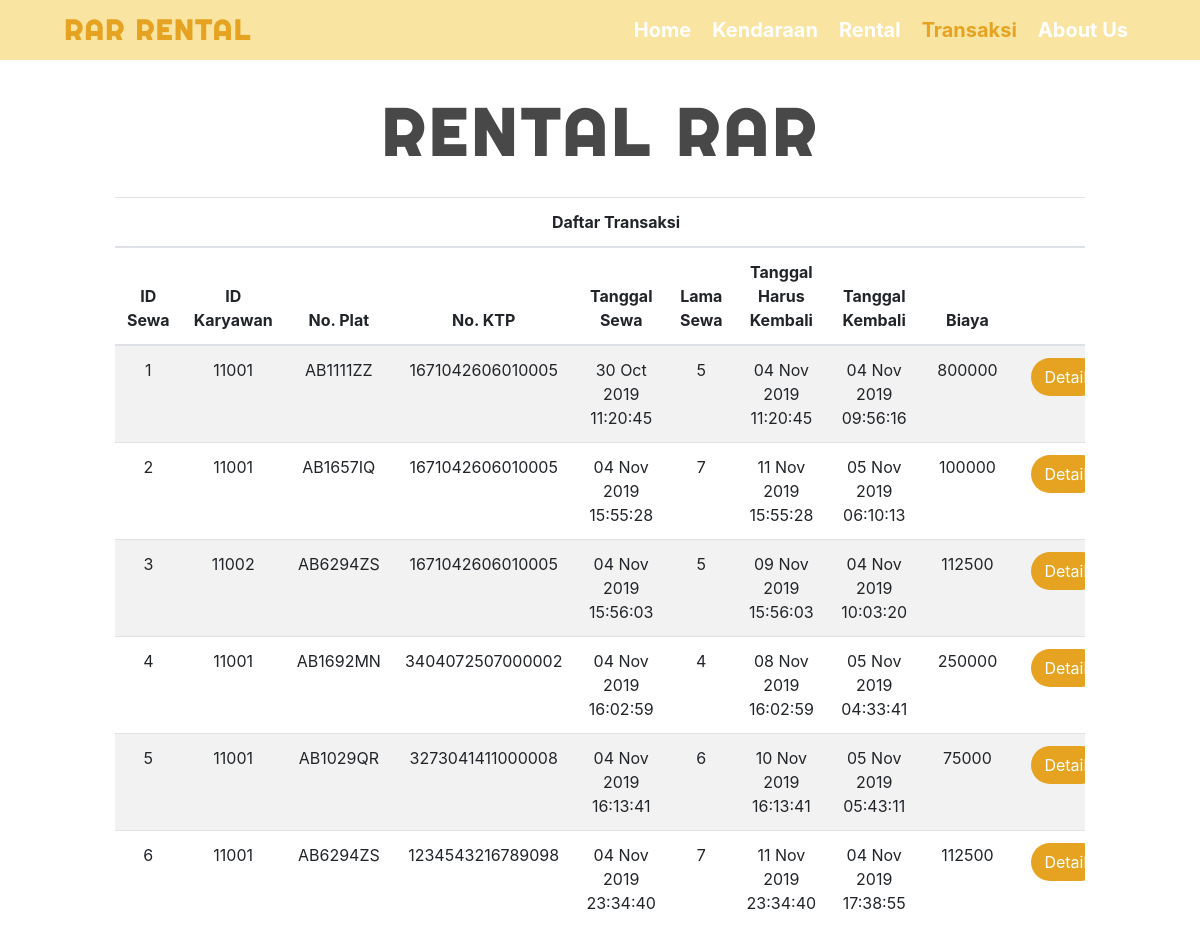
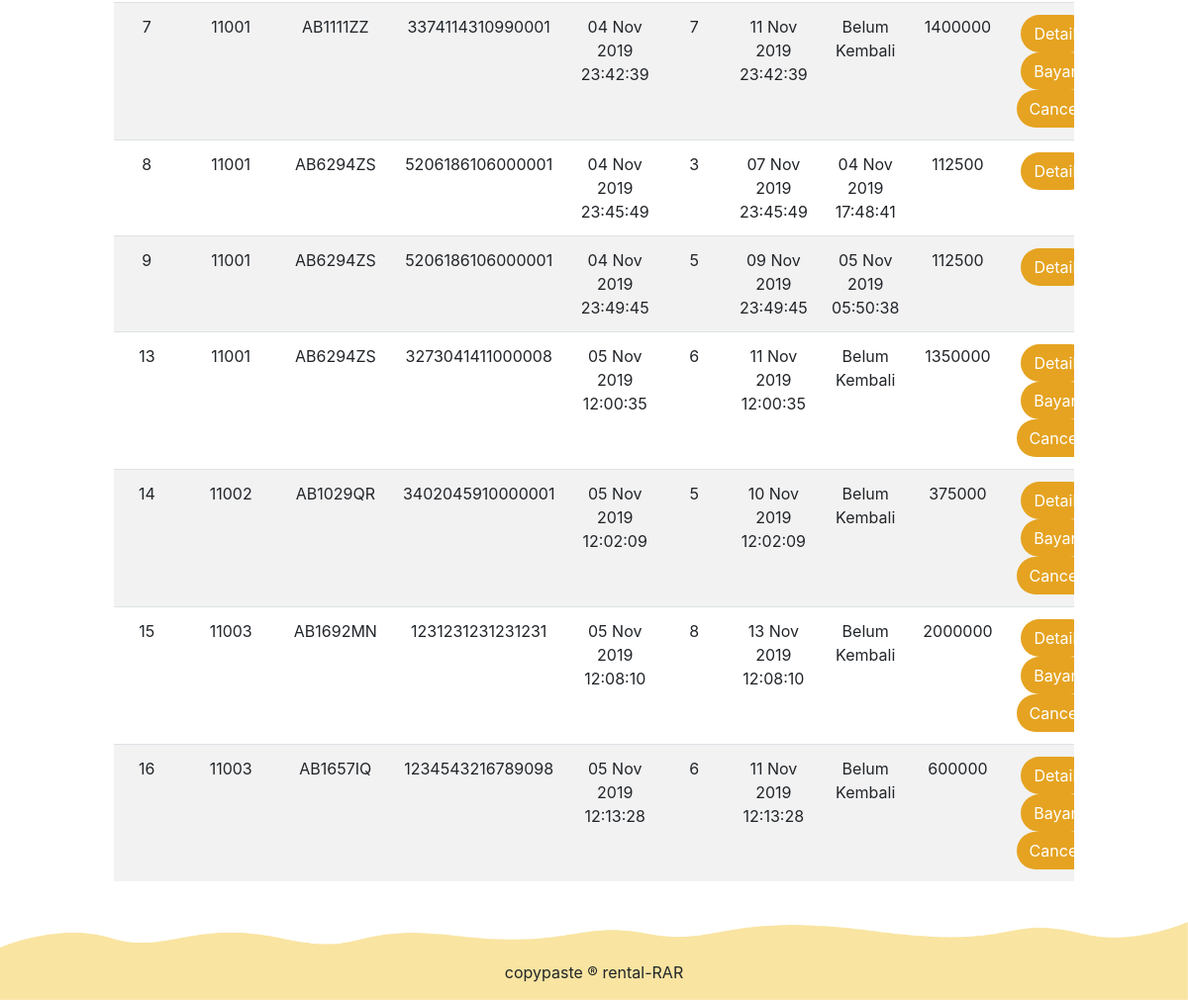
Page /transaksi.php on the committed database (2 pictures, top to bottom).
### tables this page shows
CREATE TABLE `sewa` (
  `sid` int(11) NOT NULL,
  `waktu_sewa` datetime DEFAULT NULL,
  `lama_sewa` int(11) DEFAULT NULL,
  `tgl_kembali` datetime DEFAULT NULL,
  `kembali_seharusnya` datetime DEFAULT NULL,
  `biaya` int(11) DEFAULT NULL,
  `no_plat` varchar(8) DEFAULT NULL,
  `ktp` char(16) DEFAULT NULL,
  `kid` char(5) DEFAULT NULL
);

### transaksi.php (the view, shortened to what this page needs)
<?php
include "koneksi.php";
$query = mysqli_query($link, "SELECT * FROM sewa");
?>
<!DOCTYPE html>
<html lang="en">
<head>
	<link rel="stylesheet" href="https://stackpath.bootstrapcdn.com/bootstrap/4.3.1/css/bootstrap.min.css" />
	<link rel="stylesheet" href="style/style.css" />
</head>
<body class="menu">
	<div class="kendaraan px-5">
		<nav class="navbar navbar-expand-lg navbar-dark bg-transparent">
			<a class="navbar-brand" href="home.php">
				<h3 class="font-weight-bold">RAR RENTAL</h3>
			</a>
			<div class="collapse navbar-collapse justify-content-end" id="navbarNavAltMarkup">
				<div class="navbar-nav">
					<a class="nav-item nav-link" href="home.php">
						<h5 class="font-weight-bold">Home</h5>
					</a>
					<a class="nav-item nav-link" href="mobil.php">
						<h5 class="font-weight-bold">Kendaraan</h5>
					</a>
					<a class="nav-item nav-link" href="rental.php">
						<h5 class="font-weight-bold">Rental</h5>
					</a>
					<a class="nav-item nav-link" href="transaksi.php">
						<h5 class="active font-weight-bold">Transaksi</h5>
					</a>
					<a class="nav-item nav-link" href="about_us.php">
						<h5 class="font-weight-bold">About Us</h5>
					</a>
				</div>
			</div>
		</nav>
	</div>
	<div class="container col-10 rounded" align="center">
		<p class="rental font-weight-bold mt-4">RENTAL RAR</p>
		<table class="table table-striped table-responsive mt-2">
			<thead>
				<tr>
					<th class="text-center" colspan="12">Daftar Transaksi</th>
				</tr>
				<tr class="text-center">
					<th scope="col">ID Sewa </th>
					<th scope="col">ID Karyawan</th>
					<th scope="col">No. Plat</th>
					<th scope="col">No. KTP</th>
					<th scope="col">Tanggal Sewa</th>
					<th scope="col">Lama Sewa</th>
					<th scope="col">Tanggal Harus Kembali</th>
					<th scope="col">Tanggal Kembali</th>
					<th scope="col">Biaya</th>
					<th scope="col"></th>
				</tr>
			</thead>
			<tbody>
				<?php while ($data = mysqli_fetch_array($query)) { ?>
					<tr class="text-center">
						<td><?php echo $data['sid']; ?></td>
						<td><?php echo $data['kid']; ?></td>
						<td><?php echo $data['no_plat']; ?></td>
						<td><?php echo $data['ktp']; ?></td>
						<td>
							<?php
								$tgl_s = $data['waktu_sewa'];
								$tgl_sewa = date("d M Y H:i:s", strtotime($tgl_s));
								echo $tgl_sewa;
								?>
						</td>
						<td><?php echo $data['lama_sewa']; ?></td>
						<td>
							<?php
								$tgl_hk = $data['kembali_seharusnya'];
								$tgl_hrs_k = date("d M Y H:i:s", strtotime($tgl_hk));
								echo $tgl_hrs_k;
								?>
						</td>
						<td>
							<?php
								if ($data['tgl_kembali'] != '0000-00-00 00:00:00') {
									$tgl_k = $data['tgl_kembali'];
									$tgl_back = date("d M Y H:i:s", strtotime($tgl_k));
									echo $tgl_back;
								} else {
									echo "Belum Kembali";
								}
								?>
						</td>
						<td><?php echo $data['biaya']; ?></td>
						<td width="250px">
							<a href="detail_transaksi.php?kode_sewa=<?php echo $data['sid']; ?>"><button class="btn">Detail</button></a>
						<?php if ($data['tgl_kembali'] == '0000-00-00 00:00:00') { ?>
							<a href="update_transaksi.php?kode_sewa=<?php echo $data['sid']; ?>"><button class="btn">Bayar</button></a>
							<a href="cancel_transaksi.php?kode_sewa=<?php echo $data['sid']; ?>"><button class="btn">Cancel</button></a>
						</td>
						<?php } ?>
					</tr>
				<?php } ?>
			</tbody>
		</table>
	</div>
	<footer class="footer">
		<p>copypaste ® rental-RAR</p>
	</footer>
</body>
</html>

### style/style.css (style rules this page uses)
h3 { font-family: "Righteous", cursive; color: #e5a321; letter-spacing: 2px; margin-bottom: 0px; }
a h5 { color: white; margin: 0 0 0 5px; }
a h5.active { color: #e5a321; }
.rental { font-family: "Righteous", cursive; font-size: 65px; color: #474847; letter-spacing: 5px; margin-top: 100px; }
.menu { background-image: url("../images/Path-b.png"); background-repeat: no-repeat; background-position: bottom; background-size: 100%; }
.kendaraan { background-color: #f9e4a1; }
.btn { border-radius: 50px; background-color: #e5a321; color: white; }
.footer { text-align: center; margin-top: 80px; }

### rows in the picture
sewa: sid "1", kid "11001", no_plat "AB1111ZZ", ktp "1671042606010005", waktu_sewa "30 Oct 2019 11:20:45", lama_sewa "5", kembali_seharusnya "04 Nov 2019 11:20:45", tgl_kembali "04 Nov 2019 09:56:16", biaya "800000"
sewa: sid "2", kid "11001", no_plat "AB1657IQ", ktp "1671042606010005", waktu_sewa "04 Nov 2019 15:55:28", lama_sewa "7", kembali_seharusnya "11 Nov 2019 15:55:28", tgl_kembali "05 Nov 2019 06:10:13", biaya "100000"
sewa: sid "3", kid "11002", no_plat "AB6294ZS", ktp "1671042606010005", waktu_sewa "04 Nov 2019 15:56:03", lama_sewa "5", kembali_seharusnya "09 Nov 2019 15:56:03", tgl_kembali "04 Nov 2019 10:03:20", biaya "112500"
sewa: sid "4", kid "11001", no_plat "AB1692MN", ktp "3404072507000002", waktu_sewa "04 Nov 2019 16:02:59", lama_sewa "4", kembali_seharusnya "08 Nov 2019 16:02:59", tgl_kembali "05 Nov 2019 04:33:41", biaya "250000"
sewa: sid "5", kid "11001", no_plat "AB1029QR", ktp "3273041411000008", waktu_sewa "04 Nov 2019 16:13:41", lama_sewa "6", kembali_seharusnya "10 Nov 2019 16:13:41", tgl_kembali "05 Nov 2019 05:43:11", biaya "75000"
sewa: sid "6", kid "11001", no_plat "AB6294ZS", ktp "1234543216789098", waktu_sewa "04 Nov 2019 23:34:40", lama_sewa "7", kembali_seharusnya "11 Nov 2019 23:34:40", tgl_kembali "04 Nov 2019 17:38:55", biaya "112500"
sewa: sid "7", kid "11001", no_plat "AB1111ZZ", ktp "3374114310990001", waktu_sewa "04 Nov 2019 23:42:39", lama_sewa "7", kembali_seharusnya "11 Nov 2019 23:42:39", shows "Belum Kembali", biaya "1400000"
sewa: sid "8", kid "11001", no_plat "AB6294ZS", ktp "5206186106000001", waktu_sewa "04 Nov 2019 23:45:49", lama_sewa "3", kembali_seharusnya "07 Nov 2019 23:45:49", tgl_kembali "04 Nov 2019 17:48:41", biaya "112500"
sewa: sid "9", kid "11001", no_plat "AB6294ZS", ktp "5206186106000001", waktu_sewa "04 Nov 2019 23:49:45", lama_sewa "5", kembali_seharusnya "09 Nov 2019 23:49:45", tgl_kembali "05 Nov 2019 05:50:38", biaya "112500"
sewa: sid "13", kid "11001", no_plat "AB6294ZS", ktp "3273041411000008", waktu_sewa "05 Nov 2019 12:00:35", lama_sewa "6", kembali_seharusnya "11 Nov 2019 12:00:35", shows "Belum Kembali", biaya "1350000"
sewa: sid "14", kid "11002", no_plat "AB1029QR", ktp "3402045910000001", waktu_sewa "05 Nov 2019 12:02:09", lama_sewa "5", kembali_seharusnya "10 Nov 2019 12:02:09", shows "Belum Kembali", biaya "375000"
sewa: sid "15", kid "11003", no_plat "AB1692MN", ktp "1231231231231231", waktu_sewa "05 Nov 2019 12:08:10", lama_sewa "8", kembali_seharusnya "13 Nov 2019 12:08:10", shows "Belum Kembali", biaya "2000000"
sewa: sid "16", kid "11003", no_plat "AB1657IQ", ktp "1234543216789098", waktu_sewa "05 Nov 2019 12:13:28", lama_sewa "6", kembali_seharusnya "11 Nov 2019 12:13:28", shows "Belum Kembali", biaya "600000"
